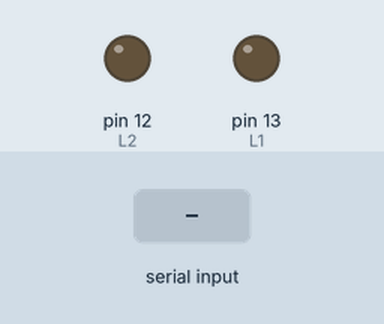
Recording of a sketch running on a simulated Arduino Uno, built with avr-gcc and run on an emulated ATmega328P. Parts: output pins drawn as LEDs (lit = HIGH). The test bench sets the inputs (shaded band). Pins used as bus, display or sensor lines are not drawn.

Above: at 1.2 s.
1.3 s: "F" received over Serial
At 1.7 s:
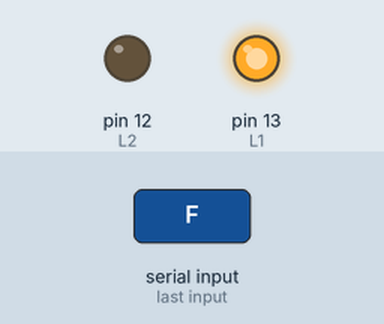
2.8 s: "B" received over Serial
At 4.0 s:
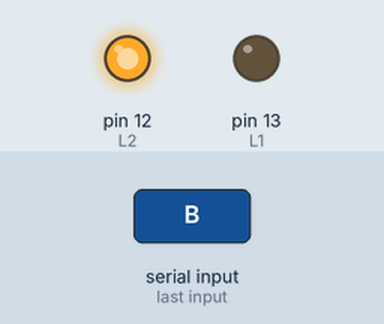
4.3 s: "L" received over Serial
At 5.2 s:
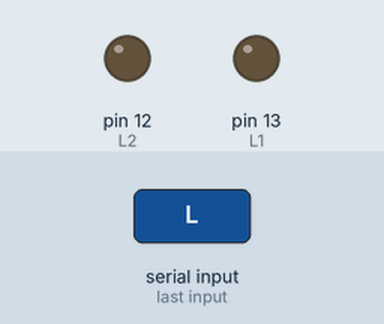
5.8 s: "R" received over Serial
At 6.4 s:
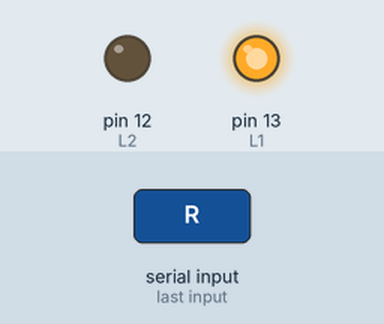
Timing chart, 0 to 8.3 s (numbered marks = the images above; inputs shaded):
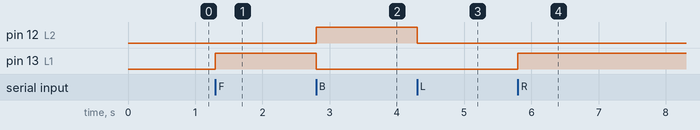

Measured:
- after the input at 1.3 s, pin 13 (L1): LOW → HIGH at once
- after the input at 2.8 s, pin 12 (L2): LOW → HIGH at once; pin 13 (L1): HIGH → LOW at once
- after the input at 4.3 s, pin 12 (L2): HIGH → LOW at once
- after the input at 5.8 s, pin 13 (L1): LOW → HIGH at once

The sketch:

RC_Car.ino
```cpp
#include <Arduino.h>

constexpr uint8_t L1 = 13, L2 = 12, R1 = 11, R2 = 10;

enum Dir : int8_t { REV = -1, STOP = 0, FWD = 1 };

inline void setMotor(uint8_t a, uint8_t b, Dir d) {
  digitalWrite(a, d == FWD);
  digitalWrite(b, d == REV);
}

inline void drive(Dir left, Dir right) {
  setMotor(L1, L2, left);
  setMotor(R1, R2, right);
}

inline bool isSpeedCmd(char c) { return (c >= '0' && c <= '9') || c == 'q'; }

void setup() {
  pinMode(L1, OUTPUT);
  pinMode(L2, OUTPUT);
  pinMode(R1, OUTPUT);
  pinMode(R2, OUTPUT);
  drive(STOP, STOP);
  Serial.begin(9600);
}

void handle(char c) {
  if (isSpeedCmd(c))
    return;
  switch (c) {
  case 'F':
    drive(FWD, FWD);
    break;
  case 'B':
    drive(REV, REV);
    break;
  case 'L':
    drive(STOP, FWD);
    break;
  case 'R':
    drive(FWD, STOP);
    break;
  case 'G':
    drive(FWD, STOP);
    break;
  case 'I':
    drive(STOP, FWD);
    break;
  case 'H':
    drive(REV, STOP);
    break;
  case 'J':
    drive(STOP, REV);
    break;
  case 'S':
  case 'D':
    drive(STOP, STOP);
    break;
  case 'W':
  case 'w':
  case 'U':
  case 'u':
  case 'V':
  case 'v':
  case 'X':
  case 'x':
    break;
  default:
    drive(STOP, STOP);
    break;
  }
}

void loop() {
  while (Serial.available())
    handle((char)Serial.read());
}
```
